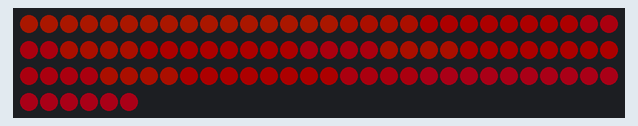
The program below on a simulated ESP32-C3. Parts: 96 RGB LEDs in strip order, left to right, continuing on the next row. Dim RGB values are drawn brighter than linear.

Above: at 0.15 s.
At 4.97 s:
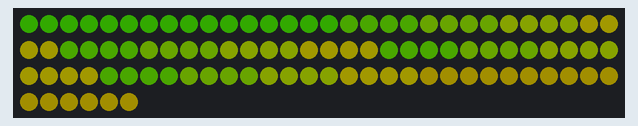
At 9.78 s:
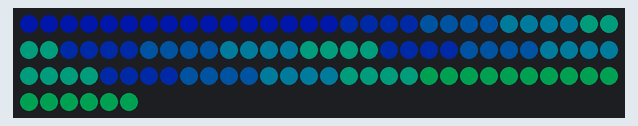
At 19.71 s:
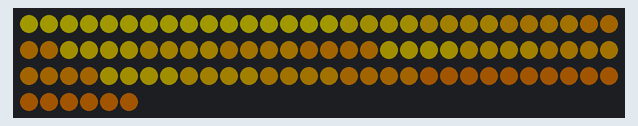
At 29.64 s:
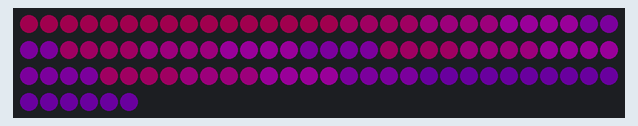
At 39.57 s:
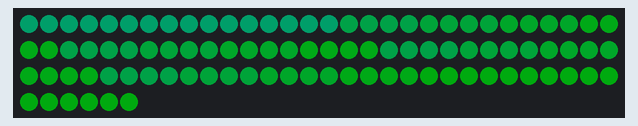

The program:

main.cpp
```cpp
#include <FastLED.h>

#define LED_PIN 6
#define NUM_LEDS 96

CRGB leds[NUM_LEDS];
double flat_points[NUM_LEDS][3];

enum Effect {
  RAINBOW,
  MOVING_PLANE
};
enum Effect current_effect;

double points[6][4][4][3] = {
  { { { -22.7, -22.7, 34.4 }, { -22.7, -7.8, 34.4 }, { -22.7, 7.8, 34.4 }, { -22.7, 22.7, 34.4 } },
    { { -7.8, -22.7, 34.4 }, { -7.8, -7.8, 34.4 }, { -7.8, 7.8, 34.4 }, { -7.8, 22.7, 34.4 } },
    { { 7.8, -22.7, 34.4 }, { 7.8, -7.8, 34.4 }, { 7.8, 7.8, 34.4 }, { 7.8, 22.7, 34.4 } },
    { { 22.7, -22.7, 34.4 }, { 22.7, -7.8, 34.4 }, { 22.7, 7.8, 34.4 }, { 22.7, 22.7, 34.4 } } },
  { { { 34.4, -22.7, 22.7 }, { 34.4, -7.8, 22.7 }, { 34.4, 7.8, 22.7 }, { 34.4, 22.7, 22.7 } },
    { { 34.4, -22.7, 7.8 }, { 34.4, -7.8, 7.8 }, { 34.4, 7.8, 7.8 }, { 34.4, 22.7, 7.8 } },
    { { 34.4, -22.7, -7.8 }, { 34.4, -7.8, -7.8 }, { 34.4, 7.8, -7.8 }, { 34.4, 22.7, -7.8 } },
    { { 34.4, -22.7, -22.7 }, { 34.4, -7.8, -22.7 }, { 34.4, 7.8, -22.7 }, { 34.4, 22.7, -22.7 } } },
  {
    { { -22.7, -34.4, 22.7 }, { -7.8, -34.4, 22.7 }, { 7.8, -34.4, 22.7 }, { 22.7, -34.4, 22.7 } },
    { { -22.7, -34.4, 7.8 }, { -7.8, -34.4, 7.8 }, { 7.8, -34.4, 7.8 }, { 22.7, -34.4, 7.8 } },
    { { -22.7, -34.4, -7.8 }, { -7.8, -34.4, -7.8 }, { 7.8, -34.4, -7.8 }, { 22.7, -34.4, -7.8 } },
    { { -22.7, -34.4, -22.7 }, { -7.8, -34.4, -22.7 }, { 7.8, -34.4, -22.7 }, { 22.7, -34.4, -22.7 } },
  },
  {
    { { -34.4, 22.7, 22.7 }, { -34.4, 7.8, 22.7 }, { -34.4, -7.8, 22.7 }, { -34.4, -22.7, 22.7 } },
    { { -34.4, 22.7, 7.8 }, { -34.4, 7.8, 7.8 }, { -34.4, -7.8, 7.8 }, { -34.4, -22.7, 7.8 } },
    { { -34.4, 22.7, -7.8 }, { -34.4, 7.8, -7.8 }, { -34.4, -7.8, -7.8 }, { -34.4, -22.7, -7.8 } },
    { { -34.4, 22.7, -22.7 }, { -34.4, 7.8, -22.7 }, { -34.4, -7.8, -22.7 }, { -34.4, -22.7, -22.7 } },
  },
  {
    { { 22.7, 34.4, 22.7 }, { 7.8, 34.4, 22.7 }, { -7.8, 34.4, 22.7 }, { -22.7, 34.4, 22.7 } },
    { { 22.7, 34.4, 7.8 }, { 7.8, 34.4, 7.8 }, { -7.8, 34.4, 7.8 }, { -22.7, 34.4, 7.8 } },
    { { 22.7, 34.4, -7.8 }, { 7.8, 34.4, -7.8 }, { -7.8, 34.4, -7.8 }, { -22.7, 34.4, -7.8 } },
    { { 22.7, 34.4, -22.7 }, { 7.8, 34.4, -22.7 }, { -7.8, 34.4, -22.7 }, { -22.7, 34.4, -22.7 } },
  },
  { { { -22.7, -22.7, -34.4 }, { -22.7, -7.8, -34.4 }, { -22.7, 7.8, -34.4 }, { -22.7, 22.7, -34.4 } },
    { { -7.8, -22.7, -34.4 }, { -7.8, -7.8, -34.4 }, { -7.8, 7.8, -34.4 }, { -7.8, 22.7, -34.4 } },
    { { 7.8, -22.7, -34.4 }, { 7.8, -7.8, -34.4 }, { 7.8, 7.8, -34.4 }, { 7.8, 22.7, -34.4 } },
    { { 22.7, -22.7, -34.4 }, { 22.7, -7.8, -34.4 }, { 22.7, 7.8, -34.4 }, { 22.7, 22.7, -34.4 } } }
};

int sortByHeight(const void *cmp1, const void *cmp2) {
  int a = *((int *)cmp1);
  int b = *((int *)cmp2);
  return flat_points[a][2] - flat_points[b][2];
}

void flatten_points() {
  int index = 0;
  for (size_t i = 0; i < 6; i++) {
    for (size_t j = 0; j < 4; j++) {
      for (size_t k = 0; k < 4; k++) {
        flat_points[index][0] = points[i][j][k][0];
        flat_points[index][1] = points[i][j][k][1];
        flat_points[index][2] = points[i][j][k][2];
        index++;
      }
    }
  }
 }

void setup() {
  FastLED.addLeds<WS2812, LED_PIN, GRB>(leds, NUM_LEDS);
  FastLED.setBrightness(50);
  // limit my draw to 1A at 5v of power draw
  FastLED.setMaxPowerInVoltsAndMilliamps(5, 500);

  // for (int i = 0; i < NUM_LEDS; i++) {
  //   leds[i] = CRGB(255, 255, 255);
  // }
  flatten_points();
  current_effect = RAINBOW;
}

void rainbow() {
  int index = 0;

  int indexs[6 * 4 * 4];
  for (size_t i = 0; i < 6 * 4 * 4; i++) {
    indexs[i] = i;
  }
  qsort(indexs, 6 * 4 * 4, sizeof(indexs[0]), sortByHeight);

  static double hueOffset = 0;  // hue offset
  double hueOffsetDelta = 0.2;

  double highestPoint = flat_points[indexs[0]][2];
  double lowestPoint = flat_points[indexs[6 * 4 * 4 - 1]][2];
  double totalHeight = lowestPoint - highestPoint;
  double deltaHue = 255.0 / (totalHeight*10);  // delta hue

  for (size_t i = 0; i < 6 * 4 * 4; i++) {
    double hue = (flat_points[i][2]) * deltaHue + hueOffset;
    leds[i] = CHSV(hue, 255, 255);
  }
  FastLED.show();

  // change hue offset
  if (hueOffset < 255) {
    hueOffset += hueOffsetDelta;
  } else {
    hueOffset = 0;
  }
}

int width = 20;
void moving_plane() {
  int indexs[6 * 4 * 4];
  for (size_t i = 0; i < 6 * 4 * 4; i++) {
    indexs[i] = i;
  }
  qsort(indexs, 6 * 4 * 4, sizeof(indexs[0]), sortByHeight);

  double lowestZ = flat_points[indexs[0]][2];
  double highestZ = flat_points[indexs[6 * 4 * 4 - 1]][2];

  static double position = highestZ;
  static double offset = -0.1;
  for (size_t i = 0; i < 6 * 4 * 4; i++) {
    double distance = abs(flat_points[i][2] - position);
    if (distance <= width) {
      leds[i] = CHSV(200, 255, 255*(1-(distance/width)));
    } else {
      leds[i] = CHSV(0, 0, 0);
    }
  }
  FastLED.show();
  position += offset;

  if (position < lowestZ) {
    offset = 0.1;
  } else if (position > highestZ) {
    offset = -0.1;
  }

}


void loop() {
  switch(current_effect) {
    case RAINBOW:
      rainbow();
      break;
    case MOVING_PLANE:
      moving_plane();
      break;
  }
}
```
